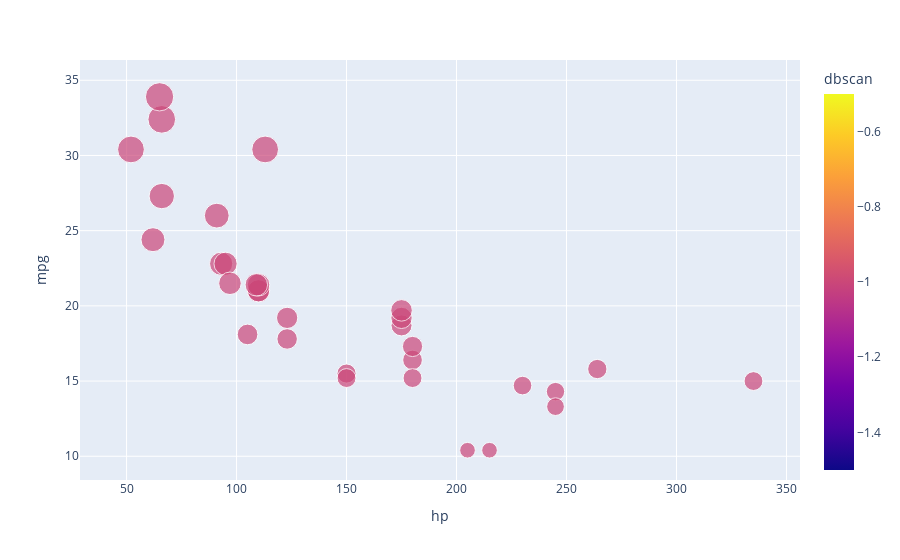

Here is the notebook cell this chart was saved with:
### Code cell
# plot X & Y coordinates and color by cluster number
import plotly.express as px
df = px.data.iris()
fig = px.scatter(df_cars, x="hp", y="mpg", color="dbscan", size='mpg', hover_data=['dbscan'])
fig.show()

### Figure 1 — Plotly figure (JSON) as saved in the notebook; plotly's stock layout.template omitted (floating-point values rounded to 4 significant figures)
{"data": [{"customdata": [[-1], [-1], [-1], [-1], [-1], [-1], [-1], [-1], [-1], [-1], [-1], [-1], [-1], [-1], [-1], [-1], [-1], [-1], [-1], [-1], [-1], [-1], [-1], [-1], [-1], [-1], [-1], [-1], [-1], [-1], [-1], [-1]], "hovertemplate": "hp=%{x}<br>mpg=%{marker.size}<br>dbscan=%{marker.color}<extra></extra>", "legendgroup": "", "marker": {"color": [-1, -1, -1, -1, -1, -1, -1, -1, -1, -1, -1, -1, -1, -1, -1, -1, -1, -1, -1, -1, -1, -1, -1, -1, -1, -1, -1, -1, -1, -1, -1, -1], "coloraxis": "coloraxis", "size": [21, 21, 22.8, 21.4, 18.7, 18.1, 14.3, 24.4, 22.8, 19.2, 17.8, 16.4, 17.3, 15.2, 10.4, 10.4, 14.7, 32.4, 30.4, 33.9, 21.5, 15.5, 15.2, 13.3, 19.2, 27.3, 26, 30.4, 15.8, 19.7, 15, 21.4], "sizemode": "area", "sizeref": 0.08475, "symbol": "circle"}, "mode": "markers", "name": "", "orientation": "v", "showlegend": false, "type": "scatter", "x": [110, 110, 93, 110, 175, 105, 245, 62, 95, 123, 123, 180, 180, 180, 205, 215, 230, 66, 52, 65, 97, 150, 150, 245, 175, 66, 91, 113, 264, 175, 335, 109], "xaxis": "x", "y": [21, 21, 22.8, 21.4, 18.7, 18.1, 14.3, 24.4, 22.8, 19.2, 17.8, 16.4, 17.3, 15.2, 10.4, 10.4, 14.7, 32.4, 30.4, 33.9, 21.5, 15.5, 15.2, 13.3, 19.2, 27.3, 26, 30.4, 15.8, 19.7, 15, 21.4], "yaxis": "y"}], "layout": {"coloraxis": {"colorbar": {"title": {"text": "dbscan"}}, "colorscale": [[0, "#0d0887"], [0.1111, "#46039f"], [0.2222, "#7201a8"], [0.3333, "#9c179e"], [0.4444, "#bd3786"], [0.5556, "#d8576b"], [0.6667, "#ed7953"], [0.7778, "#fb9f3a"], [0.8889, "#fdca26"], [1, "#f0f921"]]}, "legend": {"itemsizing": "constant", "tracegroupgap": 0}, "margin": {"t": 60}, "xaxis": {"anchor": "y", "domain": [0, 1], "title": {"text": "hp"}}, "yaxis": {"anchor": "x", "domain": [0, 1], "title": {"text": "mpg"}}}}
